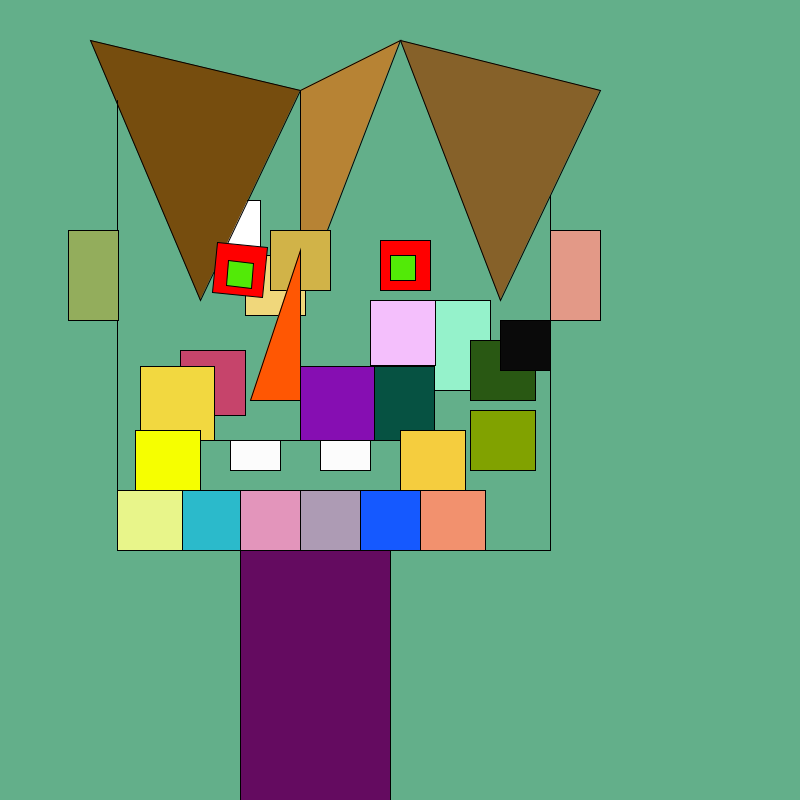
Frame 1 (no input)
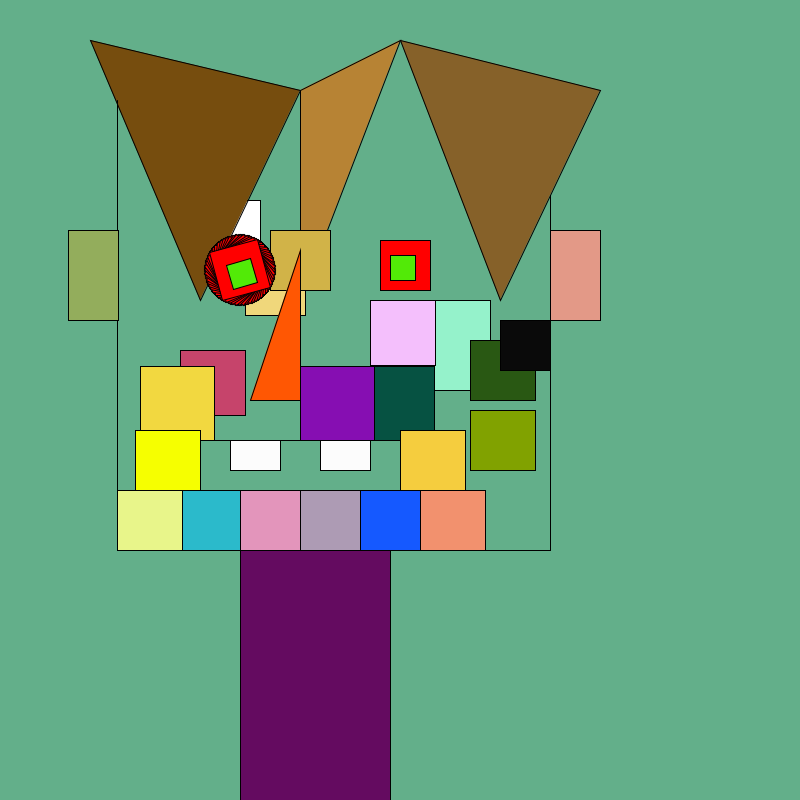
Frame 60 (the mouse pressed at the canvas centre just before this capture)
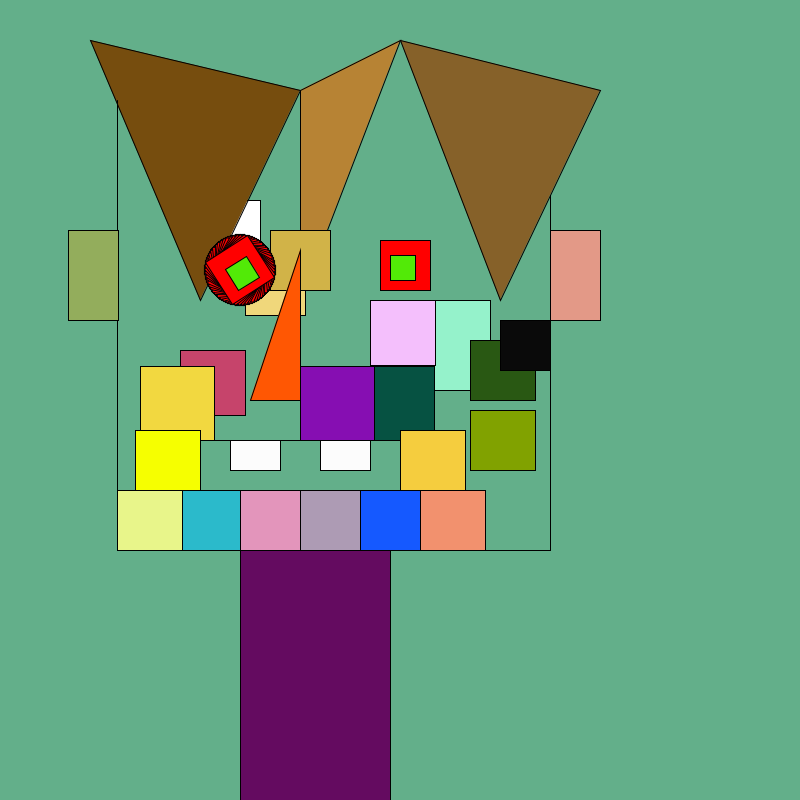
Frame 120 (the mouse held since frame 60 and released just before this capture)

The Processing sketch that drew these frames (run headless with seeded random() and noise(); from frame 60 on, the mouse is pressed at the canvas centre):

// Processing sketch: processing_70526
// ── processing_70526.pde

float i =0;
void setup() {
  background(99, 175, 138);
  size(800, 800);
  rect(245, 255, 60, 60);
  rect(200, 200, 60, 60);
  fill(118, 77, 14);
  triangle(200, 300, 300, 90, 90, 40);
  fill(183, 131, 52);
  triangle(300, 300, 300, 90, 400, 40);
  fill(134, 97, 41);
  triangle(500, 300, 600, 90, 400, 40);
  fill(255, 0, 0);
  rect(380, 240, 50, 50);
  fill(82, 234, 7);
  rect(390, 255, 25, 25);
  fill(240, 215, 123);
  rect(245, 255, 60, 60);
  fill(209, 179, 72);
  rect(270, 230, 60, 60);
  fill(149, 242, 203);
  rect(400, 300, 90, 90);
  fill(255, 87, 3);
  triangle(300, 400, 300, 250, 250, 400);
  noFill();
  {
    rect(200, 440, 200, 50);
    // The mouth
  }
  fill(252, 252, 252);
  rect(230, 440, 50, 30);
  rect(320, 440, 50, 30);
  fill(244, 191, 252);
  rect(370, 300, 65, 65);
  line(117, 100, 117, 550);
  line(117, 550, 550, 550);
  line(550, 195, 550, 550);
  fill(198, 68, 107);
  rect(180, 350, 65, 65);
  fill(242, 216, 64);
  rect(140, 366, 74, 74);
  fill(6, 82, 66);
  rect(360, 366, 74, 74);
  fill(134, 14, 178);
  rect(300, 366, 74, 74);
  fill(173, 155, 180);
  rect(300, 490, 60, 60);
  fill(227, 149, 187);
  rect(240, 490, 60, 60);
  fill(43, 186, 203);
  rect(180, 490, 60, 60);
  fill(232, 245, 138);
  rect(117, 490, 65, 60);
  fill(21, 89, 255);
  rect(360, 490, 65, 60);
  fill(188, 93, 99);
  rect(420, 490, 65, 60);
  rect(420, 490, 65, 60);
  fill(246, 255, 0);
  rect(135, 430, 65, 60);
  fill(242, 145, 110);
  rect(420, 490, 65, 60);
  fill(245, 205, 62);
  rect(400, 430, 65, 60);
  fill(129, 162, 0);
  rect(470, 410, 65, 60);
  fill(41, 88, 19);
  rect(470, 340, 65, 60);
  fill(100,11,96);
  rect(240, 550, 150, 400);
fill(147,173,92);
rect(68,230,50,90);
fill(227,153,135);
rect(550,230,50,90);
fill(10,10,10);
rect(500,320,50,50);
}


void draw() {
  i = i + .1; 
  translate(240, 270);  
  smooth(); 
  fill(255, 0, 0); 
  rotate(i); 
  rect(-25, -25, 50, 50); 
  fill(82, 234, 7);
  rect(-12, -8, 25, 25);
}
